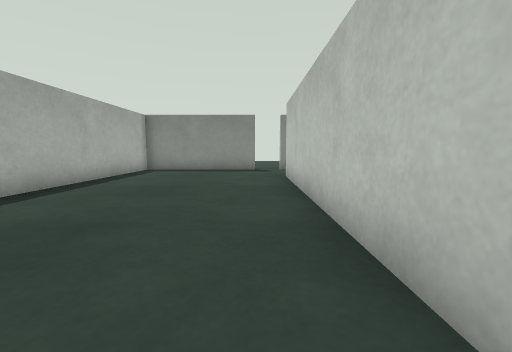
[1] (above)

12 first-person views from a walk through a world built for the Webots simulator. The camera is 0.19 m above the floor, tilts 6° down and sees 90° across. The floor is counted in squares, 0.2 m on a side. Each view is taken from the middle of a square. On the plan, view 1 faces up. The plan holds only what a view shows up to about 11 squares ahead; the rest is blank. Robots are left out.

[2]
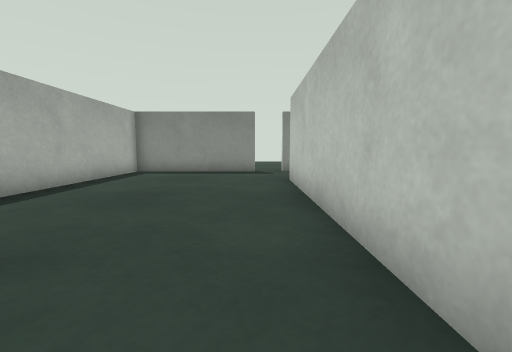

[3]
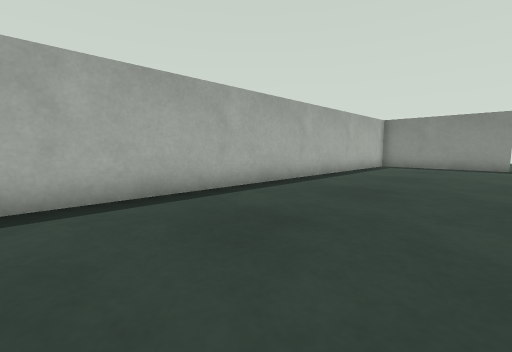

[4]
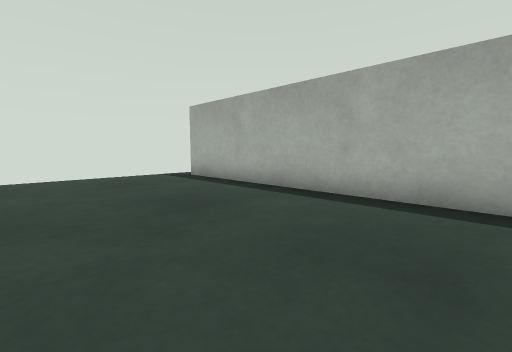

[5]
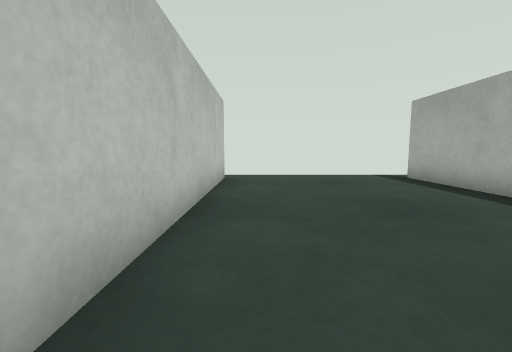

[6]
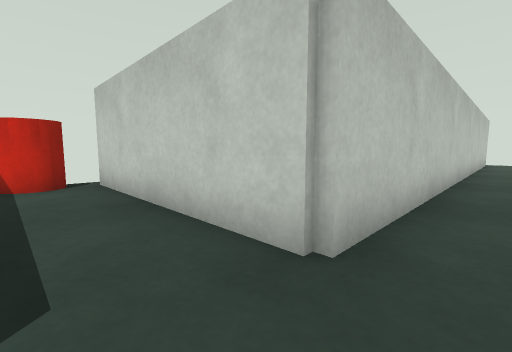

[7]
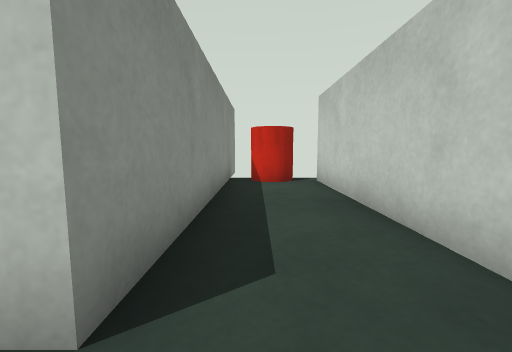

[8]
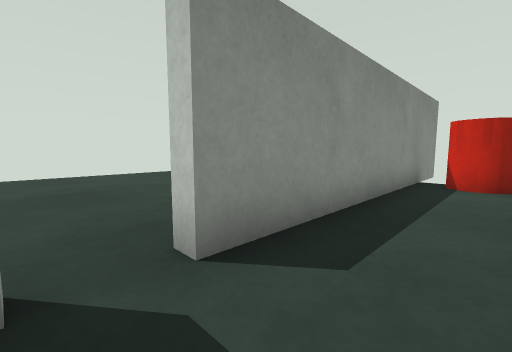

[9]
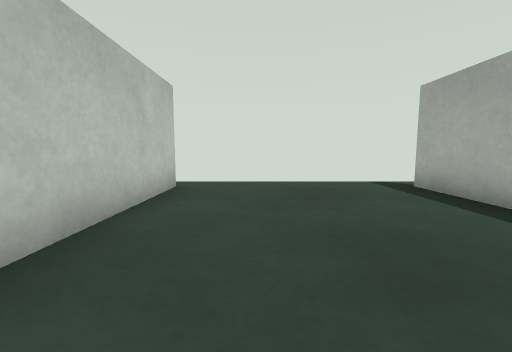

[10]
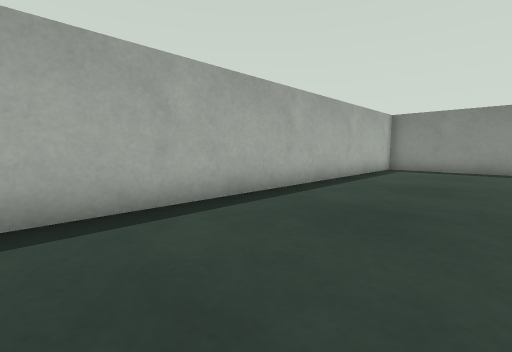

[11]
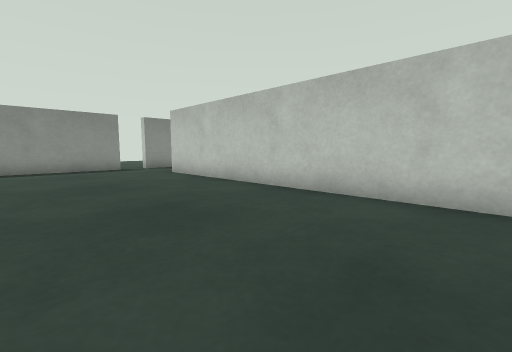

[12]
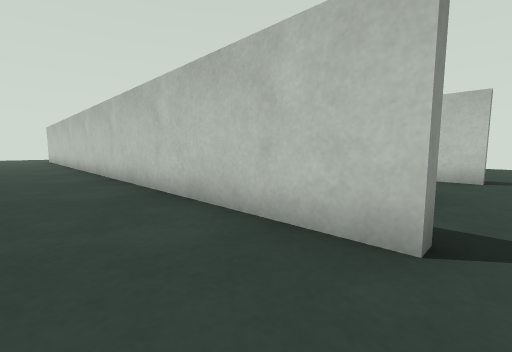

### Floor plan
Points are (right, up) in squares from view 1. A wall is a line through its corners. A room is listed if a view was taken in it or the views show most of it. See-through windows are left out.
Room 1 (views 1, 2, 3, 4, 5, 6, 7, 8, 9, 10, 11)
walls: (0, 11.8) (-5, 11.8) (-5, -8.5); (1.5, -8.5) (1.1, -8.5) (1.1, 9.1) (7.8, 9.1); (10.4, 11.8) (1.1, 11.8)
ways out: opening at (-5, -9) to room 2; opening at (1, -9); gap at (0.5, 12)
objects: red cylinder (8, 10) to (9, 11)
Room 2 (view 12)
walls: (-5, -8.5) (-5.4, -8.5) (-5.4, 4.2)
ways out: opening at (-5, -9) to room 1

Where each view was taken, in squares from view 1:
view 1: 0 up, 0 right, facing up
view 2: 1 up, 0 right, facing up
view 3: 3 down, 0 right, facing up-left
view 4: 0 up, 0 right, facing down-left
view 5: 0 up, 0 right, facing down
view 6: 11 up, 0 right, facing down-right
view 7: 11 up, 0 right, facing right
view 8: 10 up, 0 right, facing up-right
view 9: 2 down, 1 left, facing down
view 10: 1 down, 1 left, facing up-left
view 11: 1 down, 4 left, facing up-right
view 12: 9 down, 8 left, facing up-right
